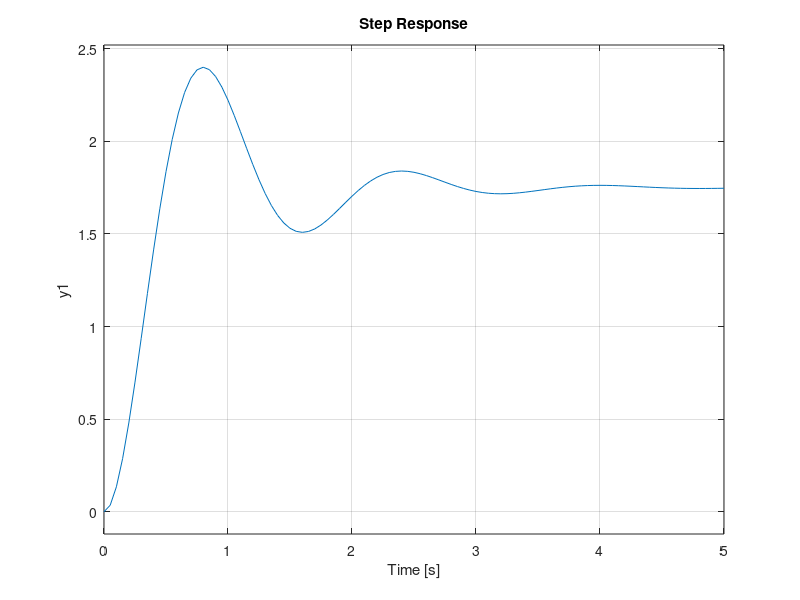

Reproduce this figure in MATLAB.
clear all;
clc;

s = tf('s');

ymax = 2.4;
yfinal = 1.75;
k = yfinal / 1
Mp = (ymax - yfinal) / yfinal
tp = 0.8;
xi = (-log(Mp)) / (sqrt(pi^2 + log(Mp)^2))
wn = pi / (tp * sqrt(1 - xi^2) )
te = 3 / (wn * xi)

G = (k*wn^2) / (s^2 + 2*xi*wn*s + wn^2) 

step(G)
